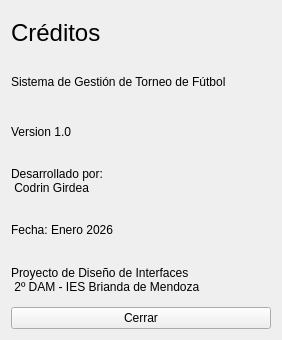
<?xml version="1.0" encoding="UTF-8"?>
<ui version="4.0">
 <class>Creditos</class>
 <widget class="QWidget" name="Creditos">
  <property name="geometry">
   <rect>
    <x>0</x>
    <y>0</y>
    <width>282</width>
    <height>340</height>
   </rect>
  </property>
  <property name="windowTitle">
   <string>Form</string>
  </property>
  <layout class="QVBoxLayout" name="verticalLayout">
   <item>
    <widget class="QLabel" name="label_titulo">
     <property name="font">
      <font>
       <pointsize>18</pointsize>
      </font>
     </property>
     <property name="text">
      <string>Créditos</string>
     </property>
    </widget>
   </item>
   <item>
    <widget class="QLabel" name="label_subtitulo">
     <property name="text">
      <string>Sistema de Gestión de Torneo de Fútbol</string>
     </property>
    </widget>
   </item>
   <item>
    <widget class="QLabel" name="label_version">
     <property name="text">
      <string>Version 1.0</string>
     </property>
    </widget>
   </item>
   <item>
    <widget class="QLabel" name="label_autor">
     <property name="text">
      <string>Desarrollado por: 
 Codrin Girdea</string>
     </property>
    </widget>
   </item>
   <item>
    <widget class="QLabel" name="label_fecha">
     <property name="text">
      <string>Fecha: Enero 2026</string>
     </property>
    </widget>
   </item>
   <item>
    <widget class="QLabel" name="label_instituto">
     <property name="text">
      <string>Proyecto de Diseño de Interfaces
 2º DAM - IES Brianda de Mendoza</string>
     </property>
    </widget>
   </item>
   <item>
    <widget class="QPushButton" name="btn_cerrar">
     <property name="text">
      <string>Cerrar</string>
     </property>
    </widget>
   </item>
  </layout>
 </widget>
 <resources/>
 <connections/>
</ui>
